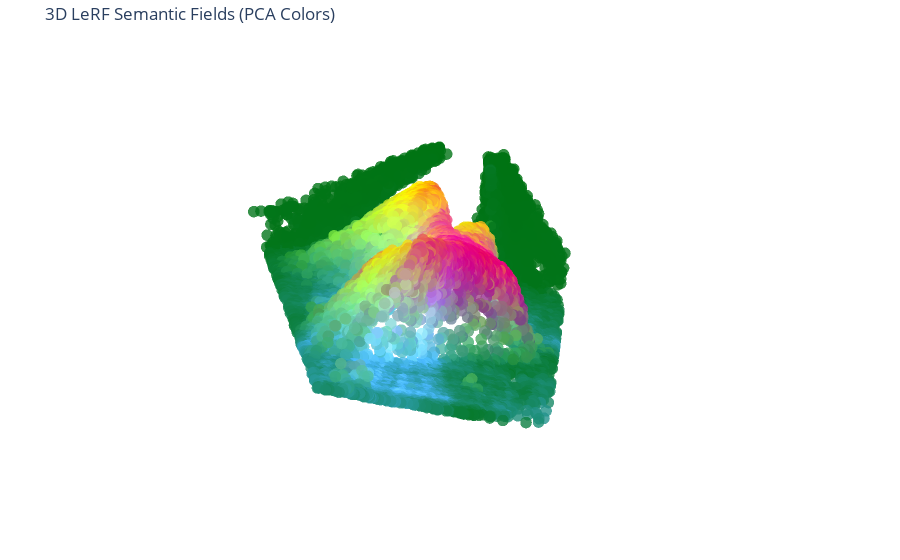

Notebook source saved alongside this figure:
### Code cell
import plotly.graph_objects as go
from sklearn.decomposition import PCA

def visualize_3d_pca(pose_idx=10):
    print("Generating 3D Semantic Pointcloud...")
    
    # Рендерим сцену
    target_pose = poses[pose_idx]
    rgb, sem, depth = render_full(target_pose)
    
    # Переводим в numpy
    depth_np = depth.cpu().numpy()
    sem_np = sem.cpu().numpy()
    
    # Маска объекта
    mask = (depth_np > 2.0) & (depth_np < 6.0)
    
    # Координаты точек
    i, j = np.meshgrid(np.arange(W), np.arange(H))
    z = depth_np
    x = (i - W * 0.5) / focal * z
    y = -(j - H * 0.5) / focal * z
    
    xyz_cam = np.stack([x[mask], y[mask], -z[mask]], axis=-1)
    
    # Transform to World
    c2w = target_pose.cpu().numpy()
    xyz_world = (xyz_cam @ c2w[:3, :3].T) + c2w[:3, 3]
    
    # Цвет точек (PCA)
    valid_feats = sem_np[mask]
    pca = PCA(n_components=3).fit_transform(valid_feats)
    
    # Нормализация PCA в RGB 
    pca_colors = np.zeros_like(pca)
    for k in range(3):
        v = pca[:, k]
        v_min, v_max = np.percentile(v, 1), np.percentile(v, 99)
        pca_colors[:, k] = np.clip((v - v_min) / (v_max - v_min), 0, 1)
    
    # Plotly
    fig = go.Figure(data=[go.Scatter3d(
        x=xyz_world[:, 0],
        y=xyz_world[:, 1],
        z=xyz_world[:, 2],
        mode='markers',
        marker=dict(
            size=4,
            color=pca_colors, 
            opacity=0.8
        ),
        hovertext=["Semantic Part"] * len(xyz_world)
    )])

    fig.update_layout(
        title="3D LeRF Semantic Fields (PCA Colors)",
        scene=dict(
            xaxis=dict(visible=False),
            yaxis=dict(visible=False),
            zaxis=dict(visible=False),
            aspectmode='data'
        ),
        margin=dict(l=0, r=0, b=0, t=40)
    )
    
    fig.show()

visualize_3d_pca()

### Figure 1 — Plotly figure (JSON) as saved in the notebook; plotly's stock layout.template omitted (floating-point values rounded to 4 significant figures; data arrays with more than 128 entries replaced by an {"elided": "..."} marker saying what was removed)
{"data": [{"hovertext": {"elided": "26610 str values"}, "marker": {"color": {"elided": "26610x3 float values"}, "opacity": 0.8, "size": 4}, "mode": "markers", "type": "scatter3d", "x": {"elided": "26610 float values"}, "y": {"elided": "26610 float values"}, "z": {"elided": "26610 float values"}}], "layout": {"margin": {"b": 0, "l": 0, "r": 0, "t": 40}, "scene": {"aspectmode": "data", "xaxis": {"visible": false}, "yaxis": {"visible": false}, "zaxis": {"visible": false}}, "title": {"text": "3D LeRF Semantic Fields (PCA Colors)"}}}
